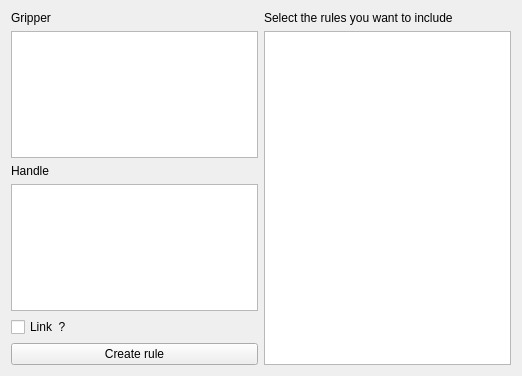
<?xml version="1.0" encoding="UTF-8"?>
<ui version="4.0">
 <class>LinkWidget</class>
 <widget class="QWidget" name="LinkWidget">
  <property name="geometry">
   <rect>
    <x>0</x>
    <y>0</y>
    <width>522</width>
    <height>376</height>
   </rect>
  </property>
  <property name="windowTitle">
   <string>Form</string>
  </property>
  <layout class="QHBoxLayout" name="horizontalLayout">
   <item>
    <layout class="QVBoxLayout" name="verticalLayout_2">
     <item>
      <widget class="QLabel" name="label">
       <property name="text">
        <string>Gripper</string>
       </property>
      </widget>
     </item>
     <item>
      <widget class="QListWidget" name="grippersList">
       <property name="selectionMode">
        <enum>QAbstractItemView::ExtendedSelection</enum>
       </property>
      </widget>
     </item>
     <item>
      <widget class="QLabel" name="label_2">
       <property name="text">
        <string>Handle</string>
       </property>
      </widget>
     </item>
     <item>
      <widget class="QListWidget" name="handlesList">
       <property name="selectionMode">
        <enum>QAbstractItemView::ExtendedSelection</enum>
       </property>
      </widget>
     </item>
     <item>
      <widget class="QCheckBox" name="linked">
       <property name="text">
        <string>Link  ?</string>
       </property>
      </widget>
     </item>
     <item>
      <widget class="QPushButton" name="createButton">
       <property name="text">
        <string>Create rule</string>
       </property>
      </widget>
     </item>
    </layout>
   </item>
   <item>
    <layout class="QVBoxLayout" name="verticalLayout">
     <item>
      <widget class="QLabel" name="label_3">
       <property name="text">
        <string>Select the rules you want to include</string>
       </property>
      </widget>
     </item>
     <item>
      <widget class="QListWidget" name="rulesList"/>
     </item>
    </layout>
   </item>
  </layout>
 </widget>
 <resources/>
 <connections/>
</ui>
